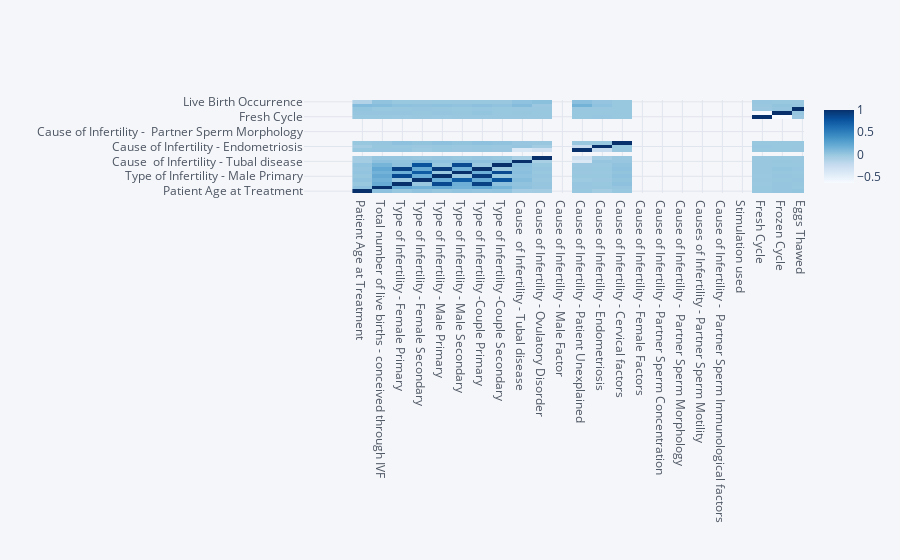

The notebook cell saved with this chart:
### Code cell
# 2024.03.25: 최신 pandas 버전에서는 doc.corr() 이 자동으로 문자컬럼을 제외하고, 계산해주지 않고, 에러를 냄
# 2024.03.25: 다음과 같이 numeric_only=True 옵션을 기재해줘야 함
# train.corr().iplot(kind='heatmap', colorscale='Blues')
train_df.corr(numeric_only=True).iplot(kind='heatmap', colorscale='Blues')

### Figure 1 — Plotly figure (JSON) as saved in the notebook; plotly's stock layout.template omitted (floating-point values rounded to 4 significant figures; data arrays with more than 128 entries replaced by an {"elided": "..."} marker saying what was removed)
{"data": [{"colorscale": [[0, "rgb(247,251,255)"], [0.125, "rgb(222,235,247)"], [0.25, "rgb(198,219,239)"], [0.375, "rgb(158,202,225)"], [0.5, "rgb(107,174,214)"], [0.625, "rgb(66,146,198)"], [0.75, "rgb(33,113,181)"], [0.875, "rgb(8,81,156)"], [1, "rgb(8,48,107)"]], "type": "heatmap", "x": ["Patient Age at Treatment", "Total number of live births - conceived through IVF", "Type of Infertility - Female Primary", "Type of Infertility - Female Secondary", "Type of Infertility - Male Primary", "Type of Infertility - Male Secondary", "Type of Infertility -Couple Primary", "Type of Infertility -Couple Secondary", "Cause  of Infertility - Tubal disease", "Cause of Infertility - Ovulatory Disorder", "Cause of Infertility - Male Factor", "Cause of Infertility - Patient Unexplained", "Cause of Infertility - Endometriosis", "Cause of Infertility - Cervical factors", "Cause of Infertility - Female Factors", "Cause of Infertility - Partner Sperm Concentration", "Cause of Infertility -  Partner Sperm Morphology", "Causes of Infertility - Partner Sperm Motility", "Cause of Infertility -  Partner Sperm Immunological factors", "Stimulation used", "Fresh Cycle", "Frozen Cycle", "Eggs Thawed", "Embryos Transfered", "Live Birth Occurrence"], "y": ["Patient Age at Treatment", "Total number of live births - conceived through IVF", "Type of Infertility - Female Primary", "Type of Infertility - Female Secondary", "Type of Infertility - Male Primary", "Type of Infertility - Male Secondary", "Type of Infertility -Couple Primary", "Type of Infertility -Couple Secondary", "Cause  of Infertility - Tubal disease", "Cause of Infertility - Ovulatory Disorder", "Cause of Infertility - Male Factor", "Cause of Infertility - Patient Unexplained", "Cause of Infertility - Endometriosis", "Cause of Infertility - Cervical factors", "Cause of Infertility - Female Factors", "Cause of Infertility - Partner Sperm Concentration", "Cause of Infertility -  Partner Sperm Morphology", "Causes of Infertility - Partner Sperm Motility", "Cause of Infertility -  Partner Sperm Immunological factors", "Stimulation used", "Fresh Cycle", "Frozen Cycle", "Eggs Thawed", "Embryos Transfered", "Live Birth Occurrence"], "z": {"elided": "25x25 float values"}, "zmax": null, "zmin": null}], "layout": {"autosize": true, "legend": {"bgcolor": "#F5F6F9", "font": {"color": "#4D5663"}}, "paper_bgcolor": "#F5F6F9", "plot_bgcolor": "#F5F6F9", "title": {"font": {"color": "#4D5663"}}, "xaxis": {"autorange": false, "gridcolor": "#E1E5ED", "range": [-2.919, 22.08], "showgrid": true, "tickfont": {"color": "#4D5663"}, "title": {"font": {"color": "#4D5663"}, "text": ""}, "type": "category", "zerolinecolor": "#E1E5ED"}, "yaxis": {"autorange": true, "gridcolor": "#E1E5ED", "range": [-0.5, 24.5], "showgrid": true, "tickfont": {"color": "#4D5663"}, "title": {"font": {"color": "#4D5663"}, "text": ""}, "type": "category", "zerolinecolor": "#E1E5ED"}}}
